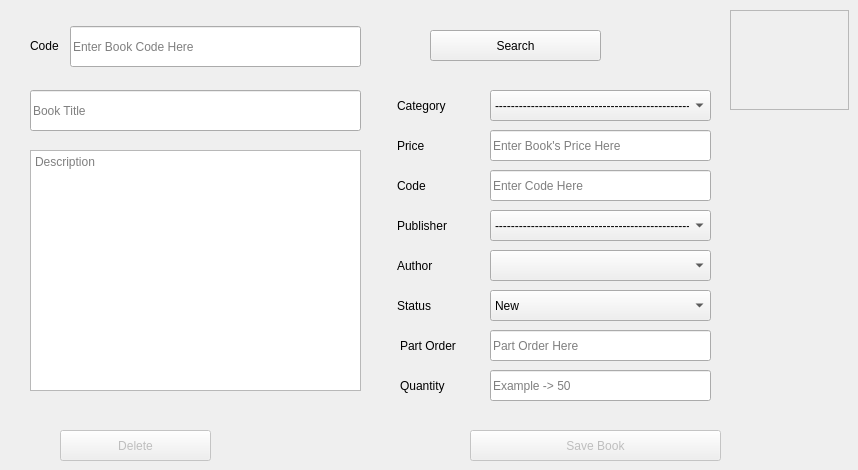
             <widget class="QWidget" name="tab_17">
              <attribute name="title">
               <string>Edit or Delete Book</string>
              </attribute>
              <widget class="QPushButton" name="pushButton_14">
               <property name="enabled">
                <bool>true</bool>
               </property>
               <property name="geometry">
                <rect>
                 <x>430</x>
                 <y>30</y>
                 <width>171</width>
                 <height>31</height>
                </rect>
               </property>
               <property name="text">
                <string>Search</string>
               </property>
              </widget>
              <widget class="QPushButton" name="pushButton_15">
               <property name="enabled">
                <bool>false</bool>
               </property>
               <property name="geometry">
                <rect>
                 <x>470</x>
                 <y>430</y>
                 <width>251</width>
                 <height>31</height>
                </rect>
               </property>
               <property name="text">
                <string>Save Book</string>
               </property>
              </widget>
              <widget class="QPushButton" name="pushButton_16">
               <property name="enabled">
                <bool>false</bool>
               </property>
               <property name="geometry">
                <rect>
                 <x>60</x>
                 <y>430</y>
                 <width>151</width>
                 <height>31</height>
                </rect>
               </property>
               <property name="text">
                <string>Delete</string>
               </property>
              </widget>
              <widget class="QLabel" name="label_9">
               <property name="geometry">
                <rect>
                 <x>397</x>
                 <y>210</y>
                 <width>71</width>
                 <height>31</height>
                </rect>
               </property>
               <property name="text">
                <string>Publisher</string>
               </property>
              </widget>
              <widget class="QLabel" name="label_10">
               <property name="geometry">
                <rect>
                 <x>397</x>
                 <y>290</y>
                 <width>71</width>
                 <height>31</height>
                </rect>
               </property>
               <property name="text">
                <string>Status</string>
               </property>
              </widget>
              <widget class="QLabel" name="label_11">
               <property name="geometry">
                <rect>
                 <x>397</x>
                 <y>130</y>
                 <width>71</width>
                 <height>31</height>
                </rect>
               </property>
               <property name="text">
                <string>Price</string>
               </property>
              </widget>
              <widget class="QLabel" name="label_12">
               <property name="geometry">
                <rect>
                 <x>397</x>
                 <y>250</y>
                 <width>71</width>
                 <height>31</height>
                </rect>
               </property>
               <property name="text">
                <string>Author</string>
               </property>
              </widget>
              <widget class="QLabel" name="label_13">
               <property name="geometry">
                <rect>
                 <x>397</x>
                 <y>90</y>
                 <width>71</width>
                 <height>31</height>
                </rect>
               </property>
               <property name="text">
                <string>Category</string>
               </property>
              </widget>
              <widget class="QComboBox" name="comboBox_10">
               <property name="geometry">
                <rect>
                 <x>490</x>
                 <y>250</y>
                 <width>221</width>
                 <height>31</height>
                </rect>
               </property>
              </widget>
              <widget class="QLabel" name="label_14">
               <property name="geometry">
                <rect>
                 <x>400</x>
                 <y>330</y>
                 <width>81</width>
                 <height>31</height>
                </rect>
               </property>
               <property name="text">
                <string>Part Order</string>
               </property>
              </widget>
              <widget class="QComboBox" name="comboBox_12">
               <property name="geometry">
                <rect>
                 <x>490</x>
                 <y>290</y>
                 <width>221</width>
                 <height>31</height>
                </rect>
               </property>
               <item>
                <property name="text">
                 <string>New</string>
                </property>
               </item>
               <item>
                <property name="text">
                 <string>Used</string>
                </property>
               </item>
               <item>
                <property name="text">
                 <string>Damaged</string>
                </property>
               </item>
              </widget>
              <widget class="QComboBox" name="comboBox_5">
               <property name="geometry">
                <rect>
                 <x>490</x>
                 <y>90</y>
                 <width>221</width>
                 <height>31</height>
                </rect>
               </property>
               <property name="currentText">
                <string>--------------------------------------------------</string>
               </property>
               <item>
                <property name="text">
                 <string>--------------------------------------------------</string>
                </property>
               </item>
              </widget>
              <widget class="QLabel" name="label_15">
               <property name="geometry">
                <rect>
                 <x>397</x>
                 <y>170</y>
                 <width>71</width>
                 <height>31</height>
                </rect>
               </property>
               <property name="text">
                <string>Code</string>
               </property>
              </widget>
              <widget class="QComboBox" name="comboBox_13">
               <property name="geometry">
                <rect>
                 <x>490</x>
                 <y>210</y>
                 <width>221</width>
                 <height>31</height>
                </rect>
               </property>
               <property name="currentText">
                <string>--------------------------------------------------</string>
               </property>
               <item>
                <property name="text">
                 <string>--------------------------------------------------</string>
                </property>
               </item>
              </widget>
              <widget class="QLabel" name="label_16">
               <property name="geometry">
                <rect>
                 <x>30</x>
                 <y>30</y>
                 <width>58</width>
                 <height>31</height>
                </rect>
               </property>
               <property name="text">
                <string>Code</string>
               </property>
              </widget>
              <widget class="QLineEdit" name="lineEdit_8">
               <property name="geometry">
                <rect>
                 <x>70</x>
                 <y>26</y>
                 <width>291</width>
                 <height>41</height>
                </rect>
               </property>
               <property name="placeholderText">
                <string>Enter Book Code Here</string>
               </property>
              </widget>
              <widget class="QLineEdit" name="lineEdit_9">
               <property name="geometry">
                <rect>
                 <x>30</x>
                 <y>90</y>
                 <width>331</width>
                 <height>41</height>
                </rect>
               </property>
               <property name="placeholderText">
                <string>Book Title</string>
               </property>
              </widget>
              <widget class="QLineEdit" name="lineEdit_12">
               <property name="geometry">
                <rect>
                 <x>490</x>
                 <y>170</y>
                 <width>221</width>
                 <height>31</height>
                </rect>
               </property>
               <property name="placeholderText">
                <string>Enter Code Here</string>
               </property>
              </widget>
              <widget class="QLineEdit" name="lineEdit_48">
               <property name="geometry">
                <rect>
                 <x>490</x>
                 <y>130</y>
                 <width>221</width>
                 <height>31</height>
                </rect>
               </property>
               <property name="placeholderText">
                <string>Enter Book's Price Here</string>
               </property>
              </widget>
              <widget class="QTextEdit" name="textEdit_3">
               <property name="geometry">
                <rect>
                 <x>30</x>
                 <y>150</y>
                 <width>331</width>
                 <height>241</height>
                </rect>
               </property>
               <property name="placeholderText">
                <string>Description</string>
               </property>
              </widget>
              <widget class="QLineEdit" name="lineEdit_51">
               <property name="geometry">
                <rect>
                 <x>490</x>
                 <y>330</y>
                 <width>221</width>
                 <height>31</height>
                </rect>
               </property>
               <property name="placeholderText">
                <string>Part Order Here</string>
               </property>
              </widget>
              <widget class="QLineEdit" name="lineEdit_55">
               <property name="geometry">
                <rect>
                 <x>490</x>
                 <y>370</y>
                 <width>221</width>
                 <height>31</height>
                </rect>
               </property>
               <property name="placeholderText">
                <string>Example -&gt; 50</string>
               </property>
              </widget>
              <widget class="QLabel" name="label_18">
               <property name="geometry">
                <rect>
                 <x>400</x>
                 <y>370</y>
                 <width>81</width>
                 <height>31</height>
                </rect>
               </property>
               <property name="text">
                <string>Quantity</string>
               </property>
              </widget>
              <widget class="QLabel" name="label_20">
               <property name="geometry">
                <rect>
                 <x>730</x>
                 <y>10</y>
                 <width>119</width>
                 <height>100</height>
                </rect>
               </property>
               <property name="sizePolicy">
                <sizepolicy hsizetype="Fixed" vsizetype="Fixed">
                 <horstretch>0</horstretch>
                 <verstretch>0</verstretch>
                </sizepolicy>
               </property>
               <property name="styleSheet">
                <string notr="true"/>
               </property>
               <property name="frameShape">
                <enum>QFrame::Box</enum>
               </property>
               <property name="frameShadow">
                <enum>QFrame::Sunken</enum>
               </property>
               <property name="lineWidth">
                <number>0</number>
               </property>
               <property name="midLineWidth">
                <number>1</number>
               </property>
               <property name="text">
                <string/>
               </property>
               <property name="scaledContents">
                <bool>false</bool>
               </property>
               <property name="alignment">
                <set>Qt::AlignCenter</set>
               </property>
              </widget>
             </widget>
